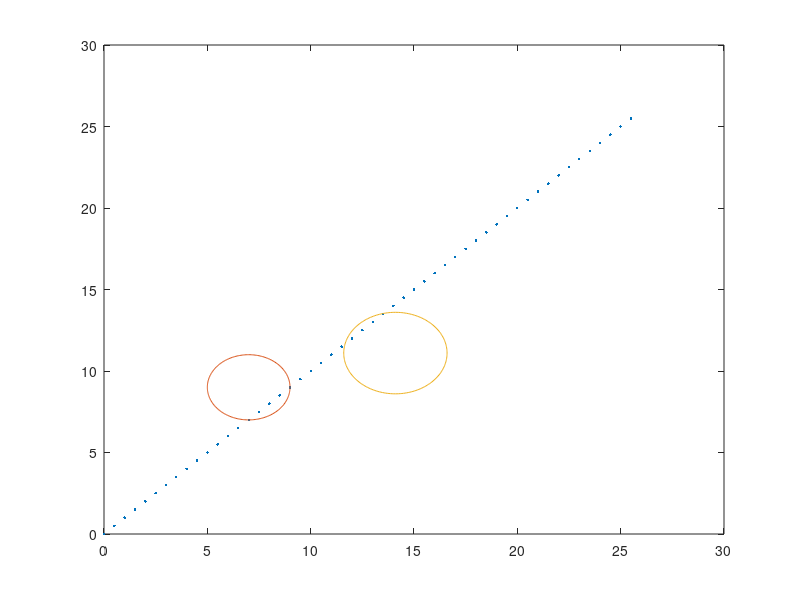

The MATLAB script that drew this image: (Note: this script raises an error after producing the figure.)
clc 
clear all
clf

A=[0 0;0 0];
B=[1 0;0 1];
C=eye(2,2);
D=zeros(2,2);

sys=ss(A,B,C,D);

Ts=0.1;
sysd=c2d(sys,Ts);
Ad=sysd.A;
Bd=sysd.B;
T=50;
%% intial trajectory
count=1;
X(:,1)=[0;0];
for t=0:Ts:5
    if t<2
        u(:,count)=5*[1;1];
    else
        u(:,count)=5*[1;1];
    end
    X(:,count+1)=Ad*X(:,count)+Bd*u(:,count);
    count=count+1;   
end

X0=X;
plot(X(1,:),X(2,:),'.')
hold on

%%
N=length(X(1,:));
obs_center=[7,9; ...
    14.1,11.1];
R=[2,2.5];

% obs_center=[7,9];
% R=[2];
% obs_center=[5,5;12.1,12.1];
% R=[4,2];
alpha=1;
obs_num=length(R);
r_default=1;

lambda=10000;
rho0=0.01;
rho1=0.2;
rho2=0.9;
i=1;
figure(1)
tol=0.001;



hold on

theta=linspace(0,2*pi,201);
for j=1:obs_num
    x_theta=R(j)*cos(theta);
    y_theta=R(j)*sin(theta);
    plot(obs_center(j,1)+x_theta,obs_center(j,2)+y_theta)
end

for k=1:60
    



    cvx_begin 
        
        variable w(2,N-1)

        variable v(2,N-1)
        variable d(2,N)
        variable U(1,N-1)
        variable s(N,obs_num)
        variable X_diff(N-1,1)
        %variable s_pos(N)
        %minimize (  500*sum(U*Ts) + lambda*sum(sum(abs(v)))  + lambda*(sum(max(s(:,1),0))   +   1*sum(max(s(:,2),0))) )
        
        minimize (  50000*sum(X_diff) + lambda*sum(sum(abs(v)))  + lambda*(   sum(sum(max(s,0)))   )) 
        %minimize (  50000*sum(X_diff) + lambda*sum(sum(abs(v)))) 
        %minimize (  50000*sum(X_diff) + lambda*sum(sum(abs(v)))  + lambda^2*(sum(max(s(:,1),0))   +   1*sum(max(s(:,2),0))) )
        subject to
        E=eye(2);
        d(:,1)==[0;0];

        for i=1:N-1
            X(:,i+1)+d(:,i+1)==(Ad*X(:,i)+Ad*d(:,i))+(Bd*u(:,i)+Bd*w(:,i))+E*v(:,i);
            U(i)==norm(u(:,i),2);

            X_diff(i)==norm(X(1:2,i+1)-X(1:2,i),2);

            -r_default<=w(1,i)<=r_default;
            -r_default<=w(2,i)<=r_default;
            
            dh=2*(X(1:2,i)-obs_center);
            h=norm(X(1:2,i)-obs_center,2);



            %-dh*u(:,i)-alpha*h<=0;


            % 
            for j=1:obs_num
                R(j)-norm(X(1:2,i)-obs_center(j,:)',2)- ...
                    (X(1:2,i)-obs_center(j,:)')'*(X(1:2,i)+d(1:2,i)-obs_center(j,:)') ...
                    /norm(X(1:2,i)-obs_center(j,:)',2)<=s(i,j);
            end
            

        end

        X(:,N)+d(:,N)==[20;20];
        
    cvx_end

    % 


    w=full(w);
    v=full(v);
    d=full(d);
    X=X+d;
    u=u+w;
    hold on
    plot(X(1,:),X(2,:),'.')
    ss=0;

    for j=1:obs_num
        for i=1:N-1
            ss(i,j)=R(j)-norm(X(1:2,i)-obs_center(j,:)',2);
        end
    end

    
    %ss=reshape(ss,[1,(N-1)*obs_num]);
    if max(max(ss))<0 && k>4
        break;
    end
    pause(0.01)
end


%%
figure(2)
hold on
plot(X(1,:),X(2,:),'.')
plot(X0(1,:),X0(2,:),'.')
theta=linspace(0,2*pi,201);
xlim([0 20])
ylim([0 20])
for j=1:obs_num
    x_theta=R(j)*cos(theta);
    y_theta=R(j)*sin(theta);
    plot(obs_center(j,1)+x_theta,obs_center(j,2)+y_theta)
end






%% utility funcitons


function XX=stack_vec(X,u)
    XX=reshape(X(:,1:end-1),[length((X(:,1)))*length(X(1,:))-4,1]);
    uu=reshape(u,[length((u(:,1)))*length(u(1,:)),1]);
    XX=[XX;uu];
end


function [X,u]=unstack_vec(XX,uu)
    X=reshape(XX,[4,length(XX)/4]);
    u=reshape(uu,[2,length(uu)/2]);
end